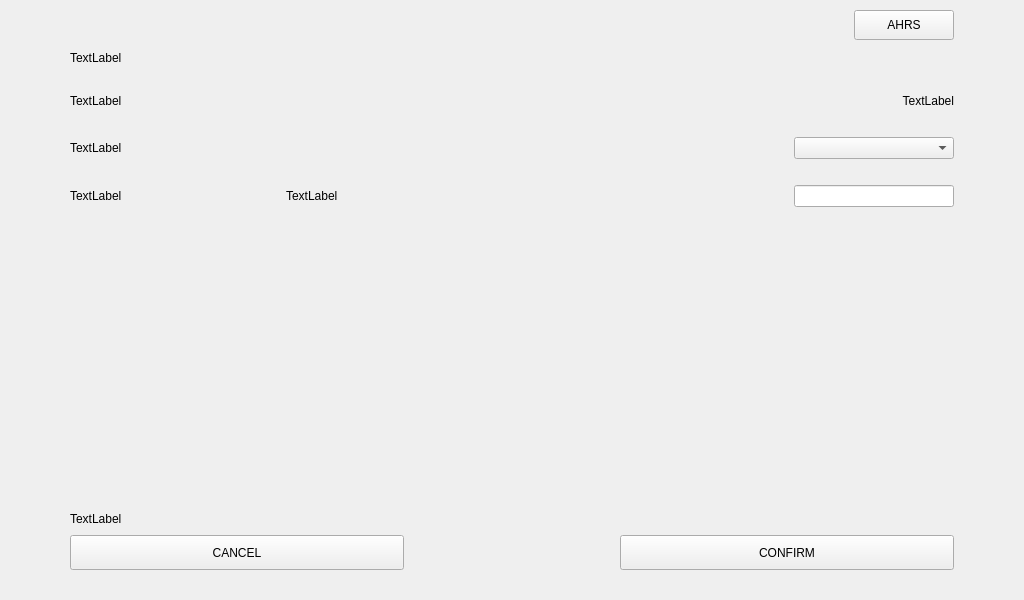
<?xml version="1.0" encoding="UTF-8"?>
<ui version="4.0">
 <class>CallibrationSettings</class>
 <widget class="QWidget" name="CallibrationSettings">
  <property name="geometry">
   <rect>
    <x>0</x>
    <y>0</y>
    <width>1024</width>
    <height>600</height>
   </rect>
  </property>
  <property name="windowTitle">
   <string>Form</string>
  </property>
  <widget class="QFrame" name="verticalFrame">
   <property name="geometry">
    <rect>
     <x>0</x>
     <y>0</y>
     <width>1024</width>
     <height>600</height>
    </rect>
   </property>
   <layout class="QVBoxLayout" name="verticalLayout">
    <property name="leftMargin">
     <number>70</number>
    </property>
    <property name="topMargin">
     <number>10</number>
    </property>
    <property name="rightMargin">
     <number>70</number>
    </property>
    <property name="bottomMargin">
     <number>30</number>
    </property>
    <item alignment="Qt::AlignRight">
     <widget class="QPushButton" name="exitButton">
      <property name="minimumSize">
       <size>
        <width>100</width>
        <height>30</height>
       </size>
      </property>
      <property name="maximumSize">
       <size>
        <width>100</width>
        <height>16777215</height>
       </size>
      </property>
      <property name="layoutDirection">
       <enum>Qt::LeftToRight</enum>
      </property>
      <property name="text">
       <string>AHRS</string>
      </property>
      <property name="checkable">
       <bool>false</bool>
      </property>
     </widget>
    </item>
    <item>
     <spacer name="verticalSpacer_2">
      <property name="orientation">
       <enum>Qt::Vertical</enum>
      </property>
      <property name="sizeType">
       <enum>QSizePolicy::Fixed</enum>
      </property>
      <property name="sizeHint" stdset="0">
       <size>
        <width>20</width>
        <height>5</height>
       </size>
      </property>
     </spacer>
    </item>
    <item>
     <widget class="QLabel" name="titleLabel">
      <property name="text">
       <string>TextLabel</string>
      </property>
     </widget>
    </item>
    <item>
     <spacer name="verticalSpacer_5">
      <property name="orientation">
       <enum>Qt::Vertical</enum>
      </property>
      <property name="sizeType">
       <enum>QSizePolicy::Fixed</enum>
      </property>
      <property name="sizeHint" stdset="0">
       <size>
        <width>20</width>
        <height>20</height>
       </size>
      </property>
     </spacer>
    </item>
    <item>
     <layout class="QHBoxLayout" name="horizontalLayout_3">
      <item>
       <widget class="QLabel" name="planeLabel">
        <property name="minimumSize">
         <size>
          <width>200</width>
          <height>0</height>
         </size>
        </property>
        <property name="maximumSize">
         <size>
          <width>200</width>
          <height>16777215</height>
         </size>
        </property>
        <property name="text">
         <string>TextLabel</string>
        </property>
       </widget>
      </item>
      <item>
       <spacer name="horizontalSpacer_6">
        <property name="orientation">
         <enum>Qt::Horizontal</enum>
        </property>
        <property name="sizeType">
         <enum>QSizePolicy::Fixed</enum>
        </property>
        <property name="sizeHint" stdset="0">
         <size>
          <width>10</width>
          <height>20</height>
         </size>
        </property>
       </spacer>
      </item>
      <item>
       <widget class="QLabel" name="planeDotsLabel">
        <property name="text">
         <string/>
        </property>
        <property name="alignment">
         <set>Qt::AlignCenter</set>
        </property>
       </widget>
      </item>
      <item>
       <spacer name="horizontalSpacer_5">
        <property name="orientation">
         <enum>Qt::Horizontal</enum>
        </property>
        <property name="sizeType">
         <enum>QSizePolicy::Fixed</enum>
        </property>
        <property name="sizeHint" stdset="0">
         <size>
          <width>10</width>
          <height>20</height>
         </size>
        </property>
       </spacer>
      </item>
      <item>
       <widget class="QLabel" name="planeValueLabel">
        <property name="minimumSize">
         <size>
          <width>160</width>
          <height>0</height>
         </size>
        </property>
        <property name="maximumSize">
         <size>
          <width>160</width>
          <height>16777215</height>
         </size>
        </property>
        <property name="text">
         <string>TextLabel</string>
        </property>
        <property name="alignment">
         <set>Qt::AlignRight|Qt::AlignTrailing|Qt::AlignVCenter</set>
        </property>
       </widget>
      </item>
     </layout>
    </item>
    <item>
     <spacer name="verticalSpacer">
      <property name="orientation">
       <enum>Qt::Vertical</enum>
      </property>
      <property name="sizeType">
       <enum>QSizePolicy::Fixed</enum>
      </property>
      <property name="sizeHint" stdset="0">
       <size>
        <width>20</width>
        <height>20</height>
       </size>
      </property>
     </spacer>
    </item>
    <item>
     <layout class="QHBoxLayout" name="horizontalLayout">
      <item>
       <widget class="QLabel" name="fromDatabaseLabel">
        <property name="minimumSize">
         <size>
          <width>200</width>
          <height>0</height>
         </size>
        </property>
        <property name="maximumSize">
         <size>
          <width>200</width>
          <height>16777215</height>
         </size>
        </property>
        <property name="text">
         <string>TextLabel</string>
        </property>
       </widget>
      </item>
      <item>
       <spacer name="horizontalSpacer_2">
        <property name="orientation">
         <enum>Qt::Horizontal</enum>
        </property>
        <property name="sizeType">
         <enum>QSizePolicy::Fixed</enum>
        </property>
        <property name="sizeHint" stdset="0">
         <size>
          <width>10</width>
          <height>20</height>
         </size>
        </property>
       </spacer>
      </item>
      <item>
       <widget class="QLabel" name="fromDatabaseDotsLabel">
        <property name="text">
         <string/>
        </property>
       </widget>
      </item>
      <item>
       <spacer name="horizontalSpacer">
        <property name="orientation">
         <enum>Qt::Horizontal</enum>
        </property>
        <property name="sizeType">
         <enum>QSizePolicy::Fixed</enum>
        </property>
        <property name="sizeHint" stdset="0">
         <size>
          <width>10</width>
          <height>20</height>
         </size>
        </property>
       </spacer>
      </item>
      <item>
       <widget class="QComboBox" name="fromDatabaseComboBox">
        <property name="minimumSize">
         <size>
          <width>160</width>
          <height>0</height>
         </size>
        </property>
        <property name="maximumSize">
         <size>
          <width>160</width>
          <height>16777215</height>
         </size>
        </property>
       </widget>
      </item>
     </layout>
    </item>
    <item>
     <spacer name="verticalSpacer_3">
      <property name="orientation">
       <enum>Qt::Vertical</enum>
      </property>
      <property name="sizeType">
       <enum>QSizePolicy::Fixed</enum>
      </property>
      <property name="sizeHint" stdset="0">
       <size>
        <width>20</width>
        <height>20</height>
       </size>
      </property>
     </spacer>
    </item>
    <item>
     <layout class="QHBoxLayout" name="horizontalLayout_4">
      <item>
       <widget class="QLabel" name="newPlaneLabel">
        <property name="minimumSize">
         <size>
          <width>200</width>
          <height>0</height>
         </size>
        </property>
        <property name="maximumSize">
         <size>
          <width>200</width>
          <height>16777215</height>
         </size>
        </property>
        <property name="text">
         <string>TextLabel</string>
        </property>
       </widget>
      </item>
      <item>
       <spacer name="horizontalSpacer_4">
        <property name="orientation">
         <enum>Qt::Horizontal</enum>
        </property>
        <property name="sizeType">
         <enum>QSizePolicy::Fixed</enum>
        </property>
        <property name="sizeHint" stdset="0">
         <size>
          <width>10</width>
          <height>20</height>
         </size>
        </property>
       </spacer>
      </item>
      <item>
       <widget class="QLabel" name="newPlaneDotsLabel">
        <property name="text">
         <string>TextLabel</string>
        </property>
       </widget>
      </item>
      <item>
       <spacer name="horizontalSpacer_3">
        <property name="orientation">
         <enum>Qt::Horizontal</enum>
        </property>
        <property name="sizeType">
         <enum>QSizePolicy::Fixed</enum>
        </property>
        <property name="sizeHint" stdset="0">
         <size>
          <width>10</width>
          <height>20</height>
         </size>
        </property>
       </spacer>
      </item>
      <item>
       <widget class="QLineEdit" name="newPlaneLineEdit">
        <property name="minimumSize">
         <size>
          <width>160</width>
          <height>0</height>
         </size>
        </property>
        <property name="maximumSize">
         <size>
          <width>160</width>
          <height>16777215</height>
         </size>
        </property>
       </widget>
      </item>
     </layout>
    </item>
    <item>
     <spacer name="verticalSpacer_4">
      <property name="orientation">
       <enum>Qt::Vertical</enum>
      </property>
      <property name="sizeHint" stdset="0">
       <size>
        <width>20</width>
        <height>40</height>
       </size>
      </property>
     </spacer>
    </item>
    <item alignment="Qt::AlignHCenter">
     <widget class="QFrame" name="keyboardFrame">
      <property name="minimumSize">
       <size>
        <width>800</width>
        <height>222</height>
       </size>
      </property>
      <property name="maximumSize">
       <size>
        <width>820</width>
        <height>16777215</height>
       </size>
      </property>
      <widget class="QWidget" name="gridLayoutWidget">
       <property name="geometry">
        <rect>
         <x>0</x>
         <y>0</y>
         <width>801</width>
         <height>221</height>
        </rect>
       </property>
       <layout class="QGridLayout" name="gridLayout">
        <property name="sizeConstraint">
         <enum>QLayout::SetMinimumSize</enum>
        </property>
       </layout>
      </widget>
     </widget>
    </item>
    <item>
     <spacer name="verticalSpacer_6">
      <property name="orientation">
       <enum>Qt::Vertical</enum>
      </property>
      <property name="sizeHint" stdset="0">
       <size>
        <width>20</width>
        <height>3</height>
       </size>
      </property>
     </spacer>
    </item>
    <item>
     <widget class="QLabel" name="dotsLabel">
      <property name="text">
       <string>TextLabel</string>
      </property>
     </widget>
    </item>
    <item>
     <spacer name="verticalSpacer_7">
      <property name="orientation">
       <enum>Qt::Vertical</enum>
      </property>
      <property name="sizeType">
       <enum>QSizePolicy::Fixed</enum>
      </property>
      <property name="sizeHint" stdset="0">
       <size>
        <width>8</width>
        <height>3</height>
       </size>
      </property>
     </spacer>
    </item>
    <item>
     <layout class="QHBoxLayout" name="horizontalLayout_5">
      <item>
       <widget class="QPushButton" name="leftButton">
        <property name="minimumSize">
         <size>
          <width>200</width>
          <height>35</height>
         </size>
        </property>
        <property name="maximumSize">
         <size>
          <width>16777211</width>
          <height>16777215</height>
         </size>
        </property>
        <property name="baseSize">
         <size>
          <width>200</width>
          <height>0</height>
         </size>
        </property>
        <property name="text">
         <string>CANCEL</string>
        </property>
       </widget>
      </item>
      <item>
       <spacer name="horizontalSpacer_7">
        <property name="orientation">
         <enum>Qt::Horizontal</enum>
        </property>
        <property name="sizeType">
         <enum>QSizePolicy::Fixed</enum>
        </property>
        <property name="sizeHint" stdset="0">
         <size>
          <width>210</width>
          <height>20</height>
         </size>
        </property>
       </spacer>
      </item>
      <item>
       <widget class="QPushButton" name="rightButton">
        <property name="minimumSize">
         <size>
          <width>200</width>
          <height>35</height>
         </size>
        </property>
        <property name="text">
         <string>CONFIRM</string>
        </property>
       </widget>
      </item>
     </layout>
    </item>
   </layout>
  </widget>
 </widget>
 <resources/>
 <connections/>
</ui>
